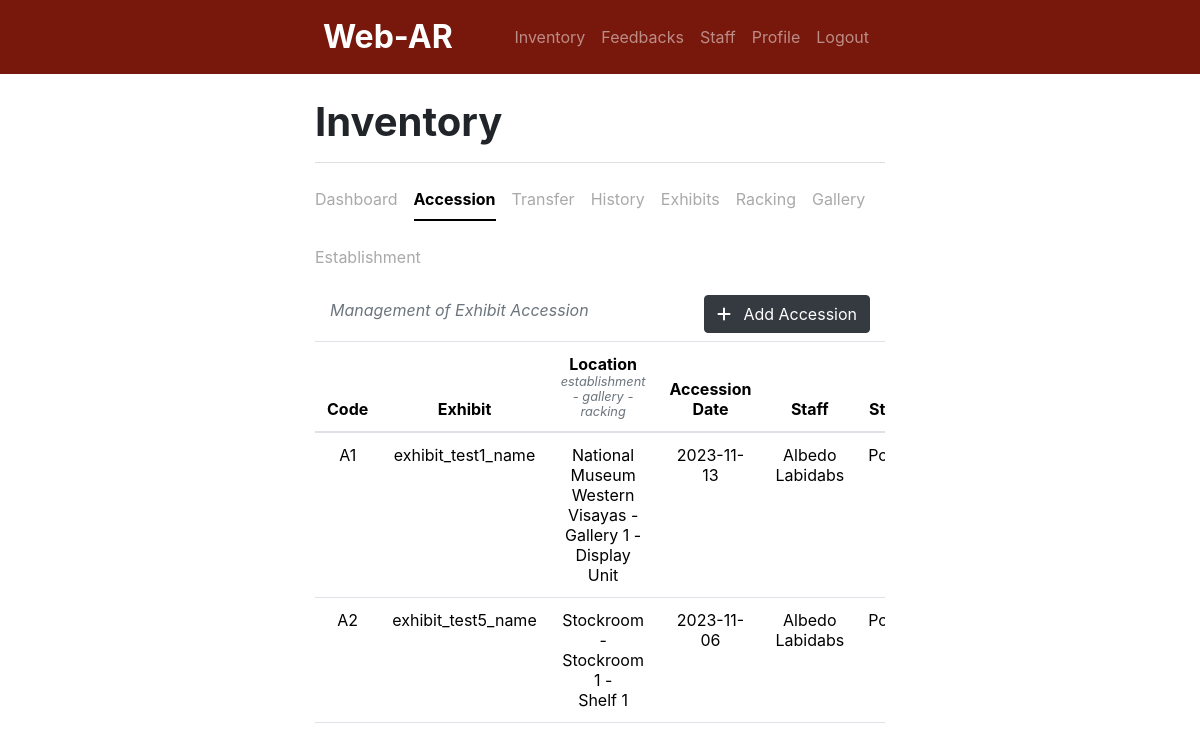
The app's page /inventory/accession.php (signed in), older data.
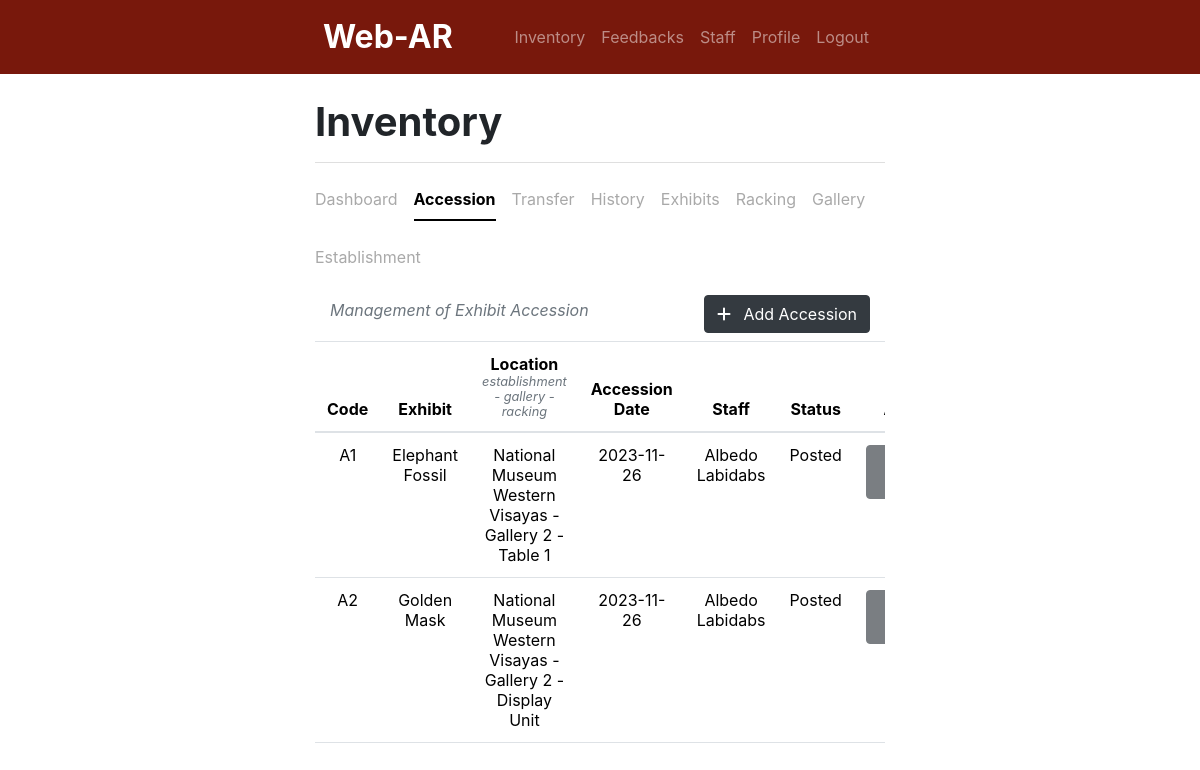
The same page, newer data.
### tables this page shows
CREATE TABLE `accession` (
  `ID` int(11) NOT NULL,
  `accessionCode` varchar(255) NOT NULL,
  `establishmentCode` varchar(255) NOT NULL,
  `galleryCode` varchar(255) NOT NULL,
  `rackingCode` varchar(255) NOT NULL,
  `exhibitID` int(11) NOT NULL,
  `accessionDate` date NOT NULL,
  `staffID` int(11) NOT NULL,
  `posted` tinyint(1) NOT NULL DEFAULT 0 COMMENT '0 - Not Posted; 1 - Posted',
  `datePosted` date NOT NULL,
  `timestamp` timestamp NOT NULL DEFAULT current_timestamp() ON UPDATE current_timestamp()
);

CREATE TABLE `exhibits` (
  `exhibitID` int(11) NOT NULL,
  `exhibitCode` varchar(255) NOT NULL,
  `exhibitName` varchar(255) NOT NULL,
  `exhibitInformation` longtext NOT NULL,
  `exhibitModel` longtext NOT NULL,
  `exhibitMarker` longblob NOT NULL,
  `isActive` tinyint(1) NOT NULL DEFAULT 1 COMMENT '1 - active'
);

CREATE TABLE `establishment` (
  `ID` int(11) NOT NULL,
  `establishmentCode` varchar(255) NOT NULL,
  `establishmentName` text NOT NULL,
  `isActive` tinyint(1) NOT NULL DEFAULT 1 COMMENT '1 - active; 0 - inactive'
);

CREATE TABLE `gallery` (
  `ID` int(11) NOT NULL,
  `galleryCode` varchar(255) NOT NULL,
  `galleryName` text NOT NULL,
  `establishmentCode` varchar(255) NOT NULL,
  `isActive` tinyint(1) NOT NULL DEFAULT 1 COMMENT '1 - active; 0 - inactive'
);

CREATE TABLE `racking` (
  `ID` int(11) NOT NULL,
  `rackingCode` varchar(255) NOT NULL,
  `rackingName` text NOT NULL,
  `galleryCode` varchar(255) NOT NULL,
  `isActive` tinyint(1) DEFAULT 1 COMMENT '1 - active; 0 - inactive1 - active; 0 - inactive'
);

CREATE TABLE `staff` (
  `staffID` int(11) NOT NULL,
  `firstName` text NOT NULL,
  `lastName` text NOT NULL,
  `contactNumber` varchar(20) NOT NULL,
  `username` varchar(100) NOT NULL,
  `password` varchar(100) NOT NULL,
  `role` text NOT NULL,
  `isActive` tinyint(1) NOT NULL DEFAULT 1 COMMENT '1 - active; 0 - inactive'
);

### inventory/accession.php (the view, shortened to what this page needs)
<?php
    include '../header.php';
    include 'navbar.php';
    include '../db_connect.php';
    include 'i_nav.php';
?>
<div class="container w-50">
    <div class="container d-flex justify-content-between align-items-center text-muted fst-italic">
        <p class="text-muted fst-italic">Management of Exhibit Accession</p>
        <button class="btn btn-dark mb-2" data-bs-toggle="modal" data-bs-target="#addAccessionModal" role="button">
            <i class="fa-solid fa-plus"></i>
            <span class="ms-2">Add Accession</span>
        </button>
    </div>
    <div class="table-responsive">
        <table class="table table-hover">
            <thead class="text-center">
                <tr>
                    <th scope="col">Code</th>
                    <th scope="col">Exhibit</th>
                    <th scope="col">Location<small class="d-block text-muted fst-italic">establishment - gallery - racking</small></th>
                    <th scope="col">Accession Date</th>
                    <th scope="col">Staff</th>
                    <th scope="col">Status</th>
                    <th scope="col">Action</th>
                </tr>
            </thead>
            <tbody>
                <?php
                    $q = "SELECT accession.*, establishment.establishmentName, gallery.galleryName, racking.rackingName, exhibits.exhibitName, staff.firstName, staff.lastName
                    FROM accession
                    LEFT JOIN establishment ON accession.establishmentCode = establishment.establishmentCode
                    LEFT JOIN gallery ON accession.galleryCode = gallery.galleryCode
                    LEFT JOIN racking ON accession.rackingCode = racking.rackingCode
                    LEFT JOIN exhibits ON accession.exhibitID = exhibits.exhibitID
                    LEFT JOIN staff ON accession.staffID = staff.staffID";
                    $r = mysqli_query($conn, $q);
                    while ($row = mysqli_fetch_assoc($r)) {
                        $accessionCode        = $row['accessionCode'];
                        $establishmentName    = $row['establishmentName'];
                        $galleryName          = $row['galleryName'];
                        $rackingName          = $row['rackingName'];
                        $exhibitName          = $row['exhibitName'];
                        $staffFirstName       = $row['firstName'];
                        $staffLastName        = $row['lastName'];
                        $accessionDate        = $row['accessionDate'];
                        $posted               = $row['posted'];
                        $postStatus = ($posted == 1) ? "Posted" : "Not Posted";
                        ?>
                    <tr>
                        <td class="text-center"><?php echo $accessionCode; ?></td>
                        <td class="text-center"><?php echo $exhibitName; ?></td>
                        <td class="text-center"><?php echo $establishmentName . ' -<br>' . $galleryName . ' -<br>' . $rackingName; ?></td>
                        <td class="text-center"><?php echo $accessionDate; ?></td>
                        <td class="text-center"><?php echo $staffFirstName . ' ' . $staffLastName; ?></td>
                        <td class="text-center"><?php echo $postStatus; ?></td>
                        <td>
                            <div class="text-center">
                                <?php if ($postStatus == "Not Posted") { ?>
                                    <button type="button" class="btn btn-dark mb-2" data-bs-toggle="modal" data-bs-target="#postConfirmationModal<?php echo $accessionCode; ?>">
                                        <i class="fa-solid fa-arrow-up"></i>
                                        <span class="ms-2">Post</span>
                                    </button>
                                <?php } else { ?>
                                    <button type="button" class="btn btn-dark mb-2" disabled>
                                    </button>
                                <?php } ?>
                            </div>
                        </td>
                    </tr>
                <?php
                    }
                ?>
            </tbody>
        </table>
    </div>
</div>

### header.php (shortened to what this page needs)
<head>
    <link href="https://cdn.jsdelivr.net/npm/bootstrap@5.3.1/dist/css/bootstrap.min.css" rel="stylesheet">
    <link rel="stylesheet" href="https://stackpath.bootstrapcdn.com/bootstrap/4.5.2/css/bootstrap.min.css">
    <link rel="stylesheet" href="https://cdnjs.cloudflare.com/ajax/libs/font-awesome/6.0.0-beta3/css/all.min.css">
</head>

### inventory/navbar.php (shortened to what this page needs)
<nav class="navbar navbar-expand-lg navbar-dark">
    <div class="container-fluid w-50 d-flex justify-content-between align-items-center">
        <a class="navbar-brand" href="index.php">Web-AR</a>
        <?php if (isset($_SESSION['user_authenticated'])): ?>
            <div class="collapse navbar-collapse" id="navbarNav">
                <ul class="navbar-nav ms-auto text-end">
                    <?php if ($_SESSION['user_role'] == 'Admin'): ?>
                        <li class="nav-item">
                            <a class="nav-link" href="dashboard.php">Inventory</a>
                        </li>
                        <li class="nav-item">
                            <a class="nav-link" href="feedback.php">Feedbacks</a>
                        </li>
                        <li class="nav-item">
                            <a class="nav-link" href="staff.php">Staff</a>
                        </li>
                        <li class="nav-item">
                            <a class="nav-link" href="profile.php">Profile</a>
                        </li>
                    <?php endif; ?>
                    <li class="nav-item">
                        <a class="nav-link" href="logout.php">Logout</a>
                    </li>
                </ul>
            </div>
        <?php endif; ?>
    </div>
</nav>

### inventory/i_nav.php (shortened to what this page needs)
<div class="container w-50 my-3">
    <h1 class="text-start fw-bold mt-4">Inventory</h1>
    <hr style="height:1px;border-width:0;color:gray;background-color:gray">
    <ul class="nav nav-underline">
        <li class="nav-item">
            <a class="nav-link <?php echo (basename($_SERVER['PHP_SELF']) == 'dashboard.php') ? 'active' : 'inactive'; ?>" href="dashboard.php">Dashboard</a>
        </li>
        <li class="nav-item">
            <a class="nav-link <?php echo (basename($_SERVER['PHP_SELF']) == 'accession.php') ? 'active' : 'inactive'; ?>" href="accession.php">Accession</a>
        </li>
        <li class="nav-item">
            <a class="nav-link <?php echo (basename($_SERVER['PHP_SELF']) == 'transfer.php') ? 'active' : 'inactive'; ?>" href="transfer.php">Transfer</a>
        </li>
        <li class="nav-item">
            <a class="nav-link <?php echo (basename($_SERVER['PHP_SELF']) == 'history.php') ? 'active' : 'inactive'; ?>" href="history.php">History</a>
        </li>
        <li class="nav-item">
            <a class="nav-link <?php echo (basename($_SERVER['PHP_SELF']) == 'exhibits.php') ? 'active' : 'inactive'; ?>" href="exhibits.php">Exhibits</a>
        </li>
        <li class="nav-item">
            <a class="nav-link <?php echo (basename($_SERVER['PHP_SELF']) == 'racking.php') ? 'active' : 'inactive'; ?>" href="racking.php">Racking</a>
        </li>
        <li class="nav-item">
            <a class="nav-link <?php echo (basename($_SERVER['PHP_SELF']) == 'Gallery.php') ? 'active' : 'inactive'; ?>" href="Gallery.php">Gallery</a>
        </li>
        <li class="nav-item">
            <a class="nav-link <?php echo (basename($_SERVER['PHP_SELF']) == 'establishment.php') ? 'active' : 'inactive'; ?>" href="establishment.php">Establishment</a>
        </li>
    </ul>
</div>

### inventory/navbar.php (style rules this page uses)
.navbar-brand { font-size: 2rem; font-weight: bold; }
.navbar { background-color: #78180c; }

### inventory/i_nav.php (style rules this page uses)
.nav-link.inactive { color: darkgray; }

Row changes from the older to the newer data that the page shows:
changed accession "A1": exhibitID.exhibitName "exhibit_test1_name" → "Elephant Fossil"; galleryCode.galleryName "Gallery 1" → "Gallery 2"; rackingCode.rackingName "Display Unit" → "Table 1"; accessionDate "2023-11-13" → "2023-11-26"
changed accession "A2": exhibitID.exhibitName "exhibit_test5_name" → "Golden Mask"; establishmentCode.establishmentName "Stockroom" → "National Museum Western Visayas"; galleryCode.galleryName "Stockroom 1" → "Gallery 2"; rackingCode.rackingName "Shelf 1" → "Display Unit"; accessionDate "2023-11-06" → "2023-11-26"
